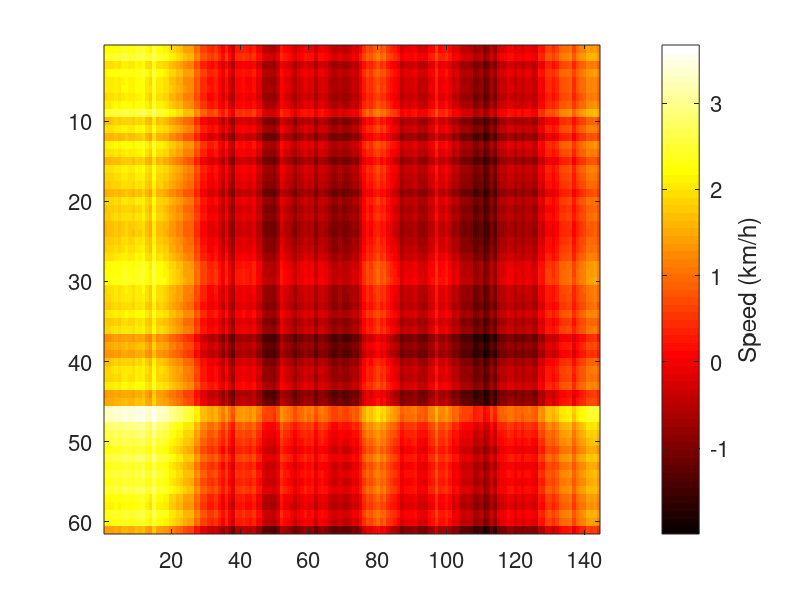

Write the MATLAB code that produced this figure. (Note: this script raises an error after producing the figure.)
% Load data "bias60.mat".
clc;
clear;
load bias60;

% Create a figure.
figure('DefaultAxesFontSize',16);
ax = gca;

% Create a heatmap.
mat = bias{2}.*ones(61,144)+bias{3}'.*ones(61,144);
imagesc(mat);
c = colorbar;
colormap hot;
ylabel(c,'Speed (km/h)');
ax.XTick = [1,13,25,37,49,61,73,85,97,109,121,133,144];
ax.XTickLabel = ['00:00';'02:00';'04:00';'06:00';'08:00';'10:00';'12:00';...
    '14:00';'16:00';'18:00';'20:00';'22:00';'23:50'];
xtickangle(45);
ax.YTick = [1,6,11,16,21,26,31,36,41,46,51,56,61];
ax.YTickLabel = ['08-01';'08-06';'08-11';'08-16';'08-21';'08-26';'08-31';...
    '09-05';'09-10';'09-15';'09-20';'09-25';'09-30'];

% Save the figure as "heat_map60.pdf".
set(gcf, 'PaperSize', [6 4.5]);
set(gcf, 'PaperPositionMode', 'manual');
set(gcf, 'PaperPosition', [0 0 6 4.5]);
saveas(gcf,'heat_map60','pdf');